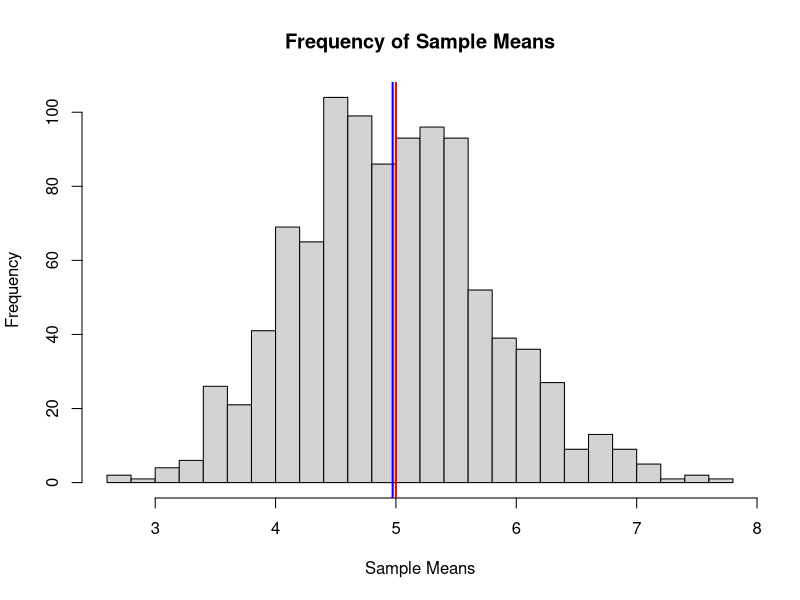
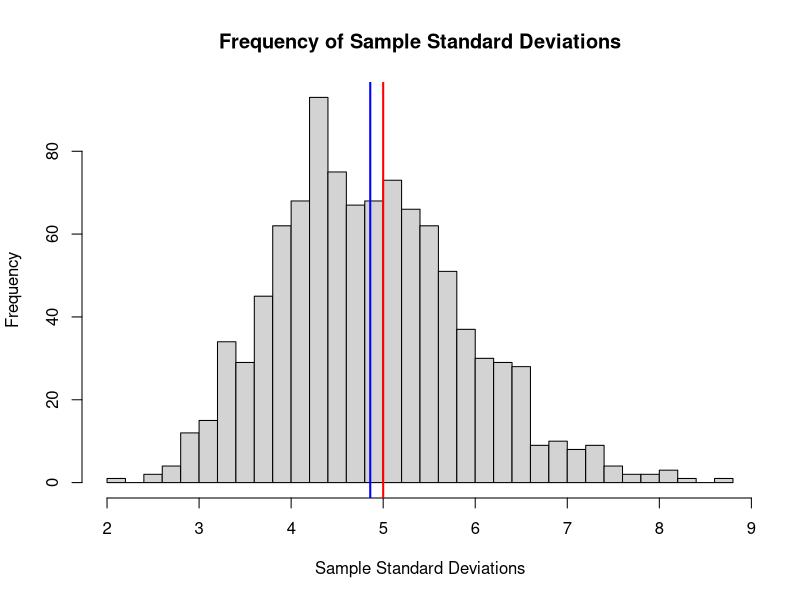
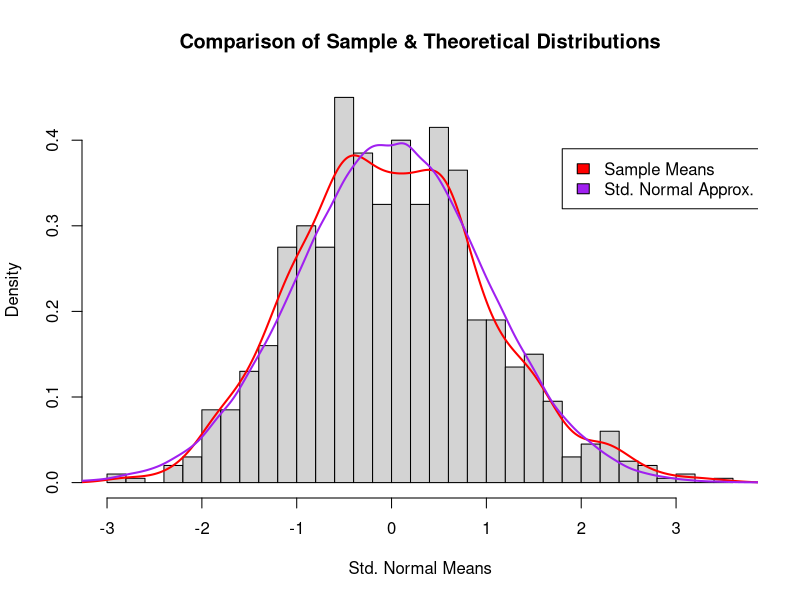
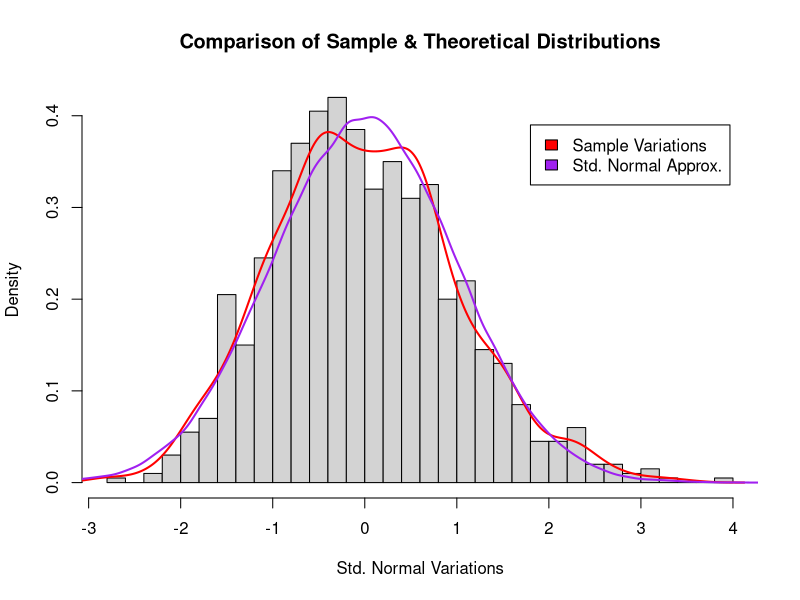
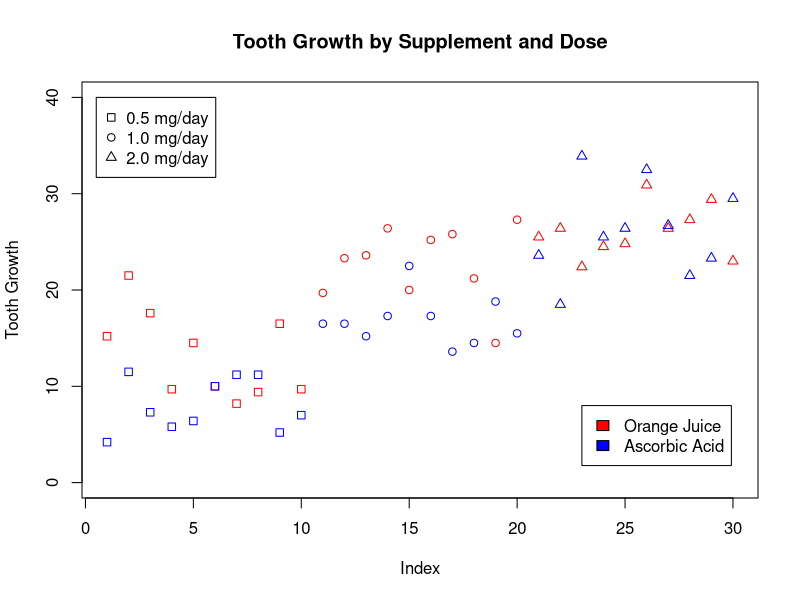
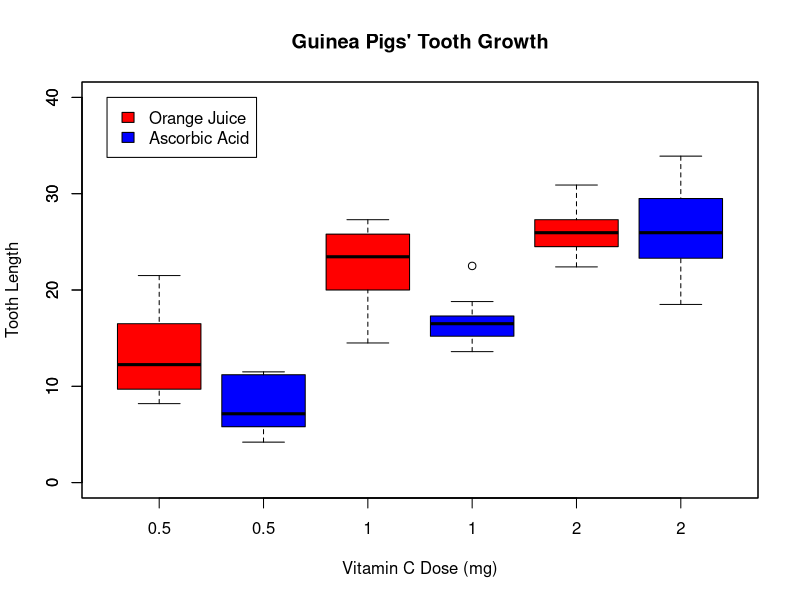

Write R code to recreate these figures, in order.
## ---- chunk 1
knitr::opts_chunk$set(echo = TRUE)
## ---- chunk 2
# simulation variables
n <- 40  #number of random observations taken per sample
B <- 1000  #number of samples

# create simulation matrix
M <- matrix(rexp(n*B, 0.2), B, n)

# get mean of each sample
M_means <- apply(M, 1, mean)
## ---- chunk 3
# histogram of means of sampled distributions
hist(M_means, breaks=30, 
     main="Frequency of Sample Means", xlab = "Sample Means")

# add vertical lines for sample and theoretical means
abline(v=mean(M_means), col="blue", lwd=2) # mean of sampled means
abline(v=1/.2, col="red", lwd=2) # theoretical mean
## ---- chunk 4
# calculate sd of samples
M_variations <- apply(M, 1, sd)
## ---- chunk 5
# histogram of means of sampled distributions
hist(M_variations, breaks=45, 
     main="Frequency of Sample Standard Deviations", 
     xlab = "Sample Standard Deviations")

# add vertical lines for sample and theoretical means
abline(v=mean(M_variations), col="blue", lwd=2) # mean of sampled means
abline(v=1/.2, col="red", lwd=2) # theoretical mean
## ---- chunk 6
# scale sample means and variations for standard normal
means_sn <- scale(M_means)
variations_sn <- scale(M_variations)
## ---- chunk 7
# histogram of standardized normalized sample means
hist(means_sn, breaks=30, prob=TRUE, 
     main="Comparison of Sample & Theoretical Distributions",
     xlab="Std. Normal Means", ylab="Density")
lines(density(means_sn), col="red", lwd=2)
lines(density(rnorm(100000)), col="purple", lwd=2)
legend(1.8, 0.39, c("Sample Means", "Std. Normal Approx."), 
       fill=c("red", "purple"))
## ---- chunk 8
# histogram of standardized normalized sample means
hist(variations_sn, breaks=30, prob=TRUE, 
     main="Comparison of Sample & Theoretical Distributions",
     xlab="Std. Normal Variations", ylab="Density")
lines(density(means_sn), col="red", lwd=2)
lines(density(rnorm(100000)), col="purple", lwd=2)
legend(1.8, 0.39, c("Sample Variations", "Std. Normal Approx."), 
       fill=c("red", "purple"))
## ---- chunk 9
# fetch libraries
library(datasets)
data("ToothGrowth")

## ---- chunk 10
# subset by supplement
oj_all <- ToothGrowth[ToothGrowth$supp=="OJ",]
vd_all <- ToothGrowth[ToothGrowth$supp=="VC",]

# scatterplot of growth by dose by supplement
plot(oj_all$len, pch=oj_all$dose, col="red", 
     main="Tooth Growth by Supplement and Dose", 
     ylab="Tooth Growth",
     ylim=c(0,40))
points(vd_all$len, pch=vd_all$dose, col="blue")
legend(0.5, 40, c("0.5 mg/day", "1.0 mg/day", "2.0 mg/day"), pch=c(0,1,2))
legend(23, 8, c("Orange Juice", "Ascorbic Acid"), fill=c("red", "blue"))

## ---- chunk 11
# boxplots of distributions of tooth growth by supplement and dose

boxplot(len~dose, data=oj_all, col="red",
        boxwex=0.4, at=1:3-.25,
        main="Guinea Pigs' Tooth Growth", 
        xlab = "Vitamin C Dose (mg)", ylab = "Tooth Length",
        xlim=c(0.5, 3.5), ylim=c(0,40))
boxplot(len~dose, data=vd_all, boxwex=0.4, at=1:3+.25, col="blue", add=TRUE)
legend(0.5, 40, c("Orange Juice", "Ascorbic Acid"), fill=c("red", "blue"))


## ---- chunk 12
# t-test for difference in means
overall_test <- t.test(vd_all$len, oj_all$len, paired = FALSE)
overall_test$conf.int[1:2]
## ---- chunk 13
# t-test for difference in means by dose
dose_0.5 <- t.test(oj_all[oj_all$dose==0.5,]$len, vd_all[vd_all$dose==0.5,]$len,
                   paired = FALSE)

dose_1.0 <- t.test(oj_all[oj_all$dose==1,]$len, vd_all[vd_all$dose==1,]$len,
                   paired = FALSE)

dose_2.0 <- t.test(oj_all[oj_all$dose==2,]$len, vd_all[vd_all$dose==2,]$len,
                   paired = FALSE)
